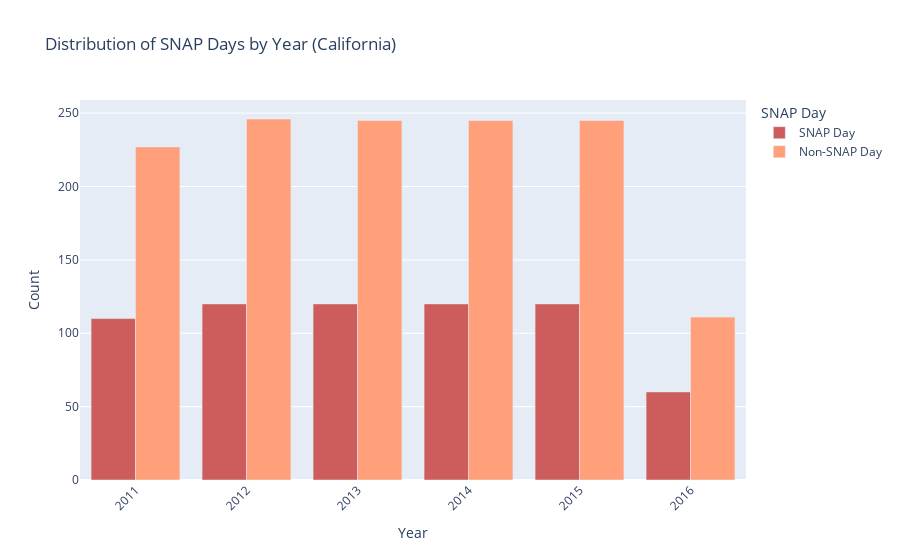

The cell this chart's notebook holds for it:
### Markdown cell above
***Yearly SNAP Comparison***

### Code cell
years =['2011', '2012', '2013', '2014', '2015', '2016']

snap_counts = calendar_df.groupby(['year', 'snap_CA']).size().unstack(fill_value=0)

fig = go.Figure()
fig.add_trace(go.Bar(
    x=years,
    y=snap_counts[1],  
    name='SNAP Day',
    marker_color='indianred'
))
fig.add_trace(go.Bar(
    x=years,
    y=snap_counts[0],  
    name='Non-SNAP Day',
    marker_color='lightsalmon'
))

fig.update_layout(barmode='group', xaxis_tickangle=-45)
fig.update_xaxes(title='Year')
fig.update_yaxes(title='Count')
fig.update_layout(title='Distribution of SNAP Days by Year (California)')
fig.update_layout(legend_title='SNAP Day')

fig.show()

### Figure 1 — Plotly figure (JSON) as saved in the notebook; plotly's stock layout.template omitted (floating-point values rounded to 4 significant figures)
{"data": [{"marker": {"color": "indianred"}, "name": "SNAP Day", "type": "bar", "x": ["2011", "2012", "2013", "2014", "2015", "2016"], "y": [110, 120, 120, 120, 120, 60]}, {"marker": {"color": "lightsalmon"}, "name": "Non-SNAP Day", "type": "bar", "x": ["2011", "2012", "2013", "2014", "2015", "2016"], "y": [227, 246, 245, 245, 245, 111]}], "layout": {"autosize": true, "barmode": "group", "legend": {"title": {"text": "SNAP Day"}}, "title": {"text": "Distribution of SNAP Days by Year (California)"}, "xaxis": {"autorange": true, "range": [-0.5, 5.5], "tickangle": -45, "title": {"text": "Year"}, "type": "category"}, "yaxis": {"autorange": true, "range": [0, 258.9], "title": {"text": "Count"}, "type": "linear"}}}
